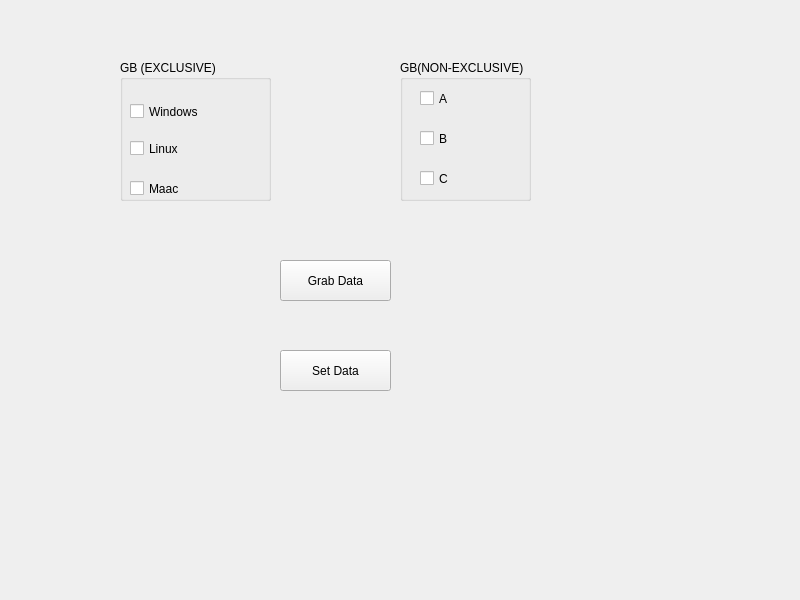
<?xml version="1.0" encoding="UTF-8"?>
<ui version="4.0">
 <class>Widget</class>
 <widget class="QWidget" name="Widget">
  <property name="geometry">
   <rect>
    <x>0</x>
    <y>0</y>
    <width>800</width>
    <height>600</height>
   </rect>
  </property>
  <property name="windowTitle">
   <string>Widget</string>
  </property>
  <widget class="QGroupBox" name="groupBox">
   <property name="geometry">
    <rect>
     <x>120</x>
     <y>60</y>
     <width>151</width>
     <height>141</height>
    </rect>
   </property>
   <property name="title">
    <string>GB (EXCLUSIVE)</string>
   </property>
   <widget class="QCheckBox" name="windows">
    <property name="geometry">
     <rect>
      <x>10</x>
      <y>36</y>
      <width>70</width>
      <height>31</height>
     </rect>
    </property>
    <property name="text">
     <string>Windows</string>
    </property>
   </widget>
   <widget class="QCheckBox" name="linux_2">
    <property name="geometry">
     <rect>
      <x>10</x>
      <y>80</y>
      <width>70</width>
      <height>17</height>
     </rect>
    </property>
    <property name="text">
     <string>Linux</string>
    </property>
   </widget>
   <widget class="QCheckBox" name="mac_3">
    <property name="geometry">
     <rect>
      <x>10</x>
      <y>120</y>
      <width>70</width>
      <height>17</height>
     </rect>
    </property>
    <property name="text">
     <string>Maac</string>
    </property>
   </widget>
  </widget>
  <widget class="QGroupBox" name="groupBox_2">
   <property name="geometry">
    <rect>
     <x>400</x>
     <y>60</y>
     <width>131</width>
     <height>141</height>
    </rect>
   </property>
   <property name="title">
    <string>GB(NON-EXCLUSIVE)</string>
   </property>
   <widget class="QCheckBox" name="checkBox_4">
    <property name="geometry">
     <rect>
      <x>20</x>
      <y>30</y>
      <width>70</width>
      <height>17</height>
     </rect>
    </property>
    <property name="text">
     <string>A</string>
    </property>
   </widget>
   <widget class="QCheckBox" name="checkBox_5">
    <property name="geometry">
     <rect>
      <x>20</x>
      <y>70</y>
      <width>70</width>
      <height>17</height>
     </rect>
    </property>
    <property name="text">
     <string>B</string>
    </property>
   </widget>
   <widget class="QCheckBox" name="checkBox_6">
    <property name="geometry">
     <rect>
      <x>20</x>
      <y>110</y>
      <width>70</width>
      <height>17</height>
     </rect>
    </property>
    <property name="text">
     <string>C</string>
    </property>
   </widget>
  </widget>
  <widget class="QPushButton" name="pushButton">
   <property name="geometry">
    <rect>
     <x>280</x>
     <y>260</y>
     <width>111</width>
     <height>41</height>
    </rect>
   </property>
   <property name="text">
    <string>Grab Data</string>
   </property>
  </widget>
  <widget class="QPushButton" name="pushButton_2">
   <property name="geometry">
    <rect>
     <x>280</x>
     <y>350</y>
     <width>111</width>
     <height>41</height>
    </rect>
   </property>
   <property name="text">
    <string>Set Data</string>
   </property>
  </widget>
 </widget>
 <resources/>
 <connections/>
</ui>
